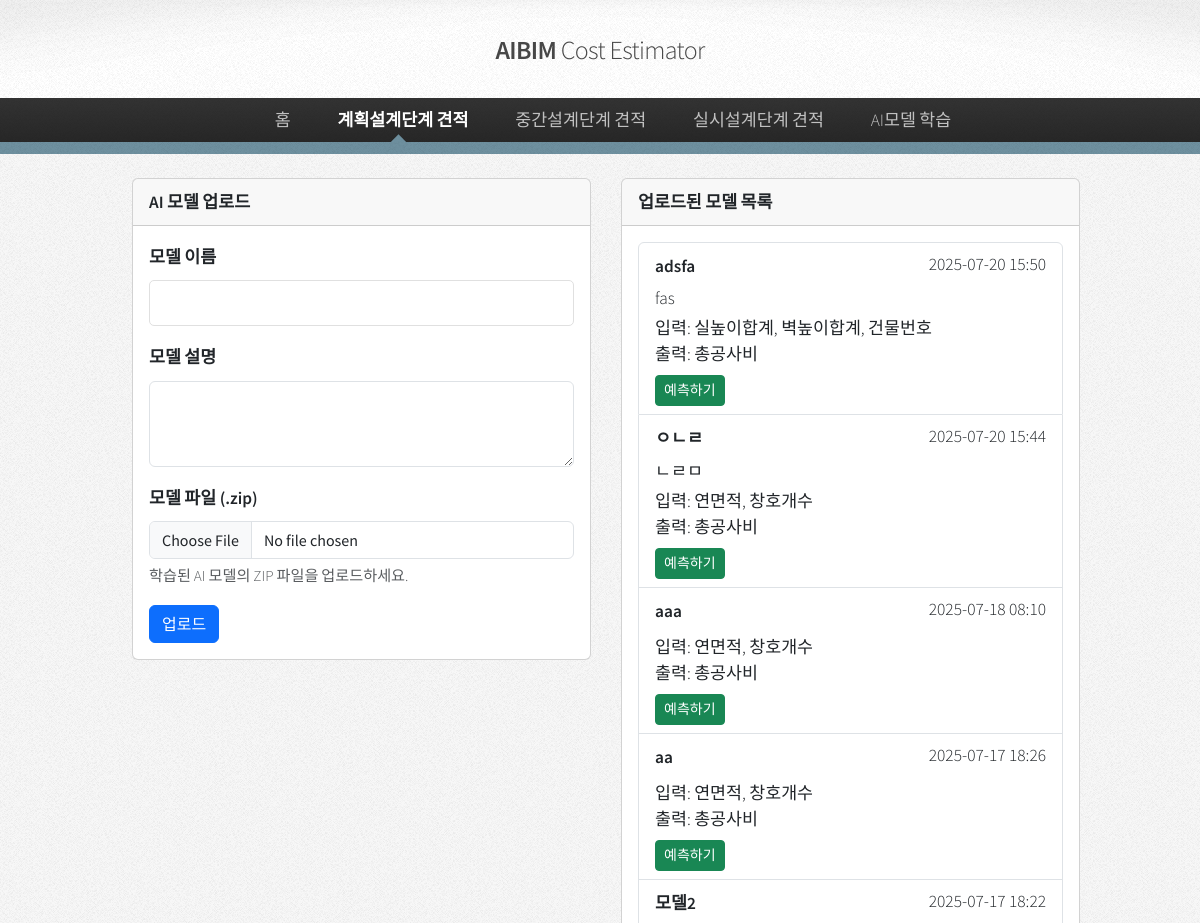
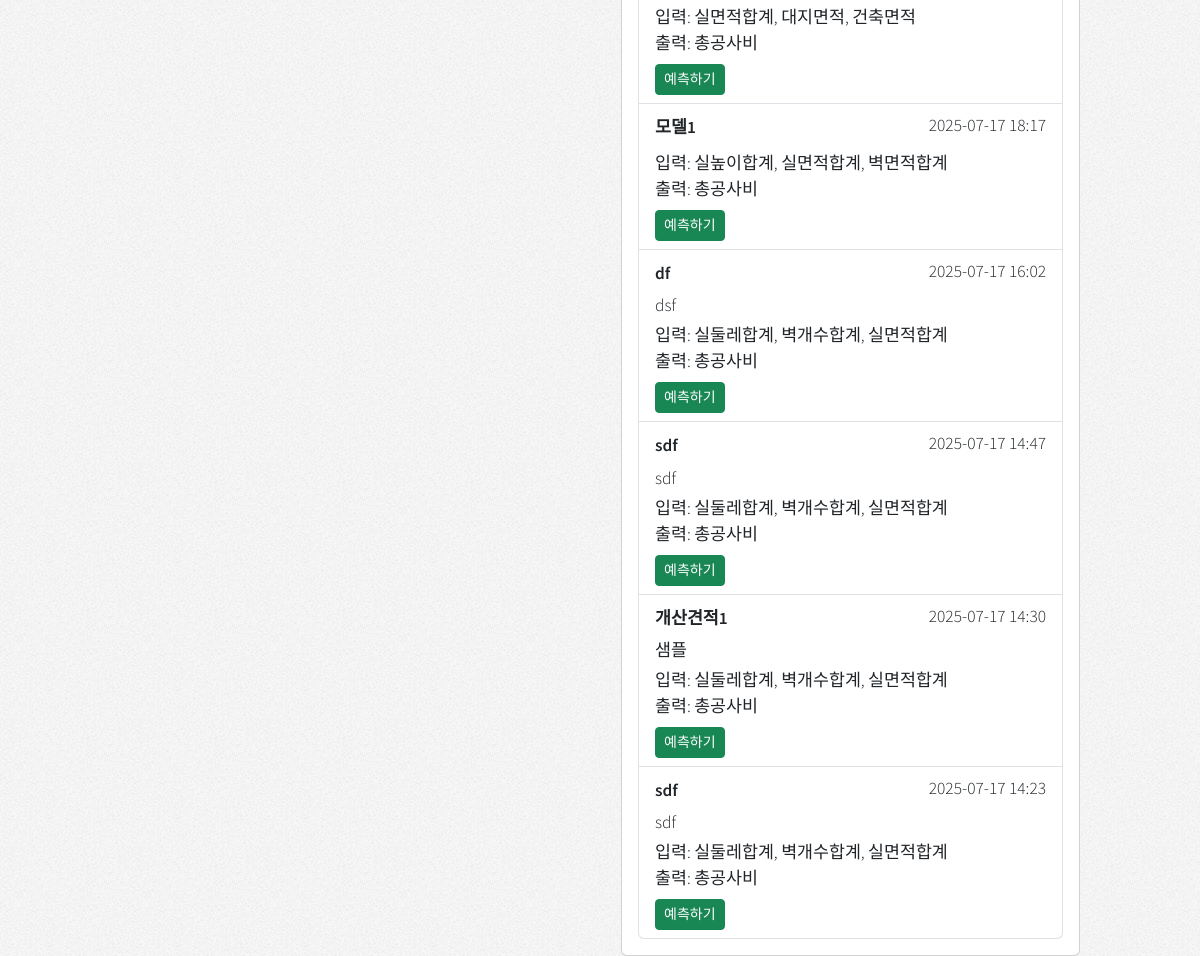
Page /ai_prediction/ on the committed database (2 pictures, top to bottom).
### ai_prediction/models.py (models this page shows, shortened)
class AIModel(models.Model):
    name = models.CharField(max_length=255)
    description = models.TextField(blank=True, null=True)
    model_file = models.FileField(upload_to='ai_models/')
    metadata = models.JSONField(default=dict)  # 메타데이터 저장
    created_at = models.DateTimeField(auto_now_add=True)
    updated_at = models.DateTimeField(auto_now=True)
    rmse = models.FloatField(null=True, blank=True)
    mae = models.FloatField(null=True, blank=True)
    r2_score = models.FloatField(null=True, blank=True)
    @property
    def input_columns(self):
        return self.metadata.get('inputColumns', [])
    @property
    def output_columns(self):
        return self.metadata.get('outputColumns', [])

### ai_prediction/views.py (the view, shortened to what this page needs)
# urls.py: path('', views.model_upload, name='model_upload'),
def model_upload(request):
    models = AIModel.objects.all().order_by('-created_at')
    return render(request, 'ai_prediction/model_upload.html', {'models': models})

### templates/ai_prediction/model_upload.html (shortened to what this page needs)
{% load static %}
<!DOCTYPE html>
<html>
  <head>
    <link
      rel="stylesheet"
      href="https://cdn.jsdelivr.net/npm/bootstrap@5.3.3/dist/css/bootstrap.min.css"
    />
    <link rel="stylesheet" href="{% static 'css/main.css'%}" />
  </head>
  <body class="is-preload">
    <div id="page-wrapper">
      <div id="header">
        <h1>
          <a href="" id="logo">AIBIM <em>Cost Estimator</em></a>
        </h1>
        <nav id="nav">
          <ul>
            <li><a href="">홈</a></li>
            <li class="current">
              <a href="#">계획설계단계 견적</a>
            </li>
            <li>
              <a href="#">중간설계단계 견적</a>
            </li>
            <li>
              <a href="#">실시설계단계 견적</a>
            </li>
            <li>
              <a href="/ai_learning">AI모델 학습</a>
            </li>
          </ul>
        </nav>
      </div>
      <div class="container mt-4">
        <div class="row">
          <div class="col-md-6">
            <div class="card">
              <div class="card-header">
                <h5 class="mb-0">AI 모델 업로드</h5>
              </div>
              <div class="card-body">
                <form id="uploadForm" enctype="multipart/form-data">
                  <div class="mb-3">
                    <label for="modelName" class="form-label">모델 이름</label>
                    <input
                      type="text"
                      class="form-control"
                      id="modelName"
                      name="name"
                      required
                    />
                  </div>
                  <div class="mb-3">
                    <label for="modelDescription" class="form-label"
                      >모델 설명</label
                    >
                    <textarea
                      class="form-control"
                      id="modelDescription"
                      name="description"
                      rows="3"
                    ></textarea>
                  </div>
                  <div class="mb-3">
                    <label for="modelFile" class="form-label"
                      >모델 파일 (.zip)</label
                    >
                    <input
                      type="file"
                      class="form-control"
                      id="modelFile"
                      name="model_file"
                      accept=".zip"
                      required
                    />
                    <div class="form-text">
                      학습된 AI 모델의 ZIP 파일을 업로드하세요.
                    </div>
                  </div>
                  <button type="submit" class="btn btn-primary">업로드</button>
                </form>
              </div>
            </div>
          </div>
          <div class="col-md-6">
            <div class="card">
              <div class="card-header">
                <h5 class="mb-0">업로드된 모델 목록</h5>
              </div>
              <div class="card-body">
                {% if models %}
                <div class="list-group">
                  {% for model in models %}
                  <div class="list-group-item">
                    <div class="d-flex w-100 justify-content-between">
                      <h6 class="mb-1">{{ model.name }}</h6>
                      <small>{{ model.created_at|date:"Y-m-d H:i" }}</small>
                    </div>
                    <p class="mb-1">{{ model.description|truncatewords:20 }}</p>
                    <small>
                      입력: {{ model.input_columns|join:", " }}<br />
                      출력: {{ model.output_columns|join:", " }}
                    </small>
                    <div class="mt-2">
                      <a
                        href="{% url 'ai_prediction:prediction_page' model.id %}"
                        class="btn btn-sm btn-success"
                        >예측하기</a
                      >
                    </div>
                  </div>
                  {% endfor %}
                </div>
                {% else %}
                <p class="text-muted">업로드된 모델이 없습니다.</p>
                {% endif %}
              </div>
            </div>
          </div>
        </div>
      </div>
    </div>
  </body>
</html>

### rows in the picture
AIModel: name "adsfa", created_at "2025-07-20 15:50", description "fas", input_columns "실높이합계, 벽높이합계, 건물번호", output_columns "총공사비"
AIModel: name "ㅇㄴㄹ", created_at "2025-07-20 15:44", description "ㄴㄹㅁ", input_columns "연면적, 창호개수", output_columns "총공사비"
AIModel: name "aaa", created_at "2025-07-18 08:10", input_columns "연면적, 창호개수", output_columns "총공사비"
AIModel: name "aa", created_at "2025-07-17 18:26", input_columns "연면적, 창호개수", output_columns "총공사비"
AIModel: name "모델2", created_at "2025-07-17 18:22", input_columns "실면적합계, 대지면적, 건축면적", output_columns "총공사비"
AIModel: name "모델1", created_at "2025-07-17 18:17", input_columns "실높이합계, 실면적합계, 벽면적합계", output_columns "총공사비"
AIModel: name "df", created_at "2025-07-17 16:02", description "dsf", input_columns "실둘레합계, 벽개수합계, 실면적합계", output_columns "총공사비"
AIModel: name "sdf", created_at "2025-07-17 14:47", description "sdf", input_columns "실둘레합계, 벽개수합계, 실면적합계", output_columns "총공사비"
AIModel: name "개산견적1", created_at "2025-07-17 14:30", description "샘플", input_columns "실둘레합계, 벽개수합계, 실면적합계", output_columns "총공사비"
AIModel: name "sdf", created_at "2025-07-17 14:23", description "sdf", input_columns "실둘레합계, 벽개수합계, 실면적합계", output_columns "총공사비"
